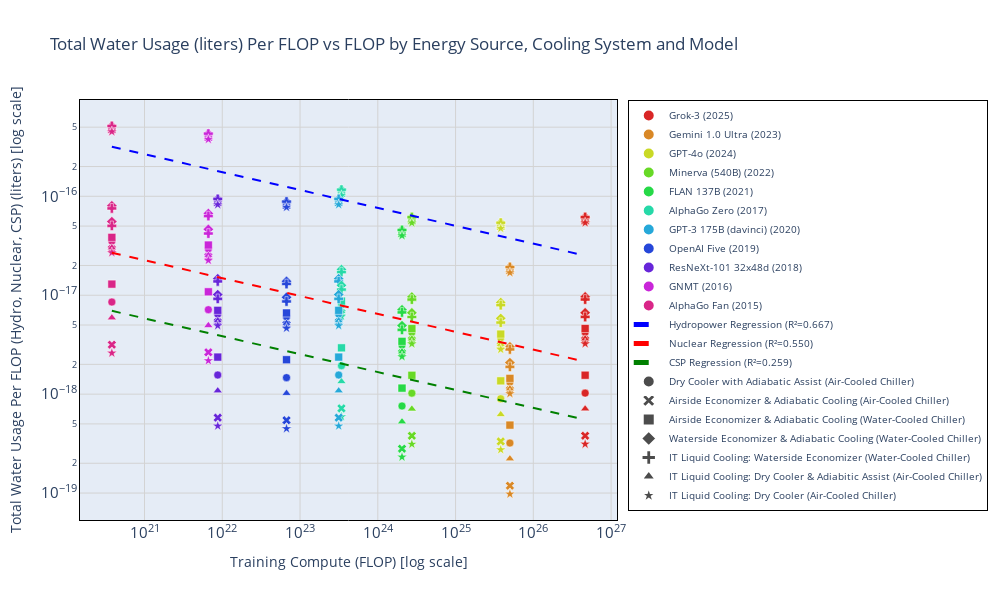

The code cell stored with this chart in its notebook:
### Code cell
fig = create_multi_scatter_plot(
    data=combined_notable,
    y_column=['Total Water Usage Per FLOP - Hydropower', 'Total Water Usage Per FLOP - Nuclear', 'Total Water Usage Per FLOP - CSP'],
    y_label=['Hydropower', 'Nuclear', 'CSP'],
    y_units='liters',
    y_title='Total Water Usage Per FLOP (Hydro, Nuclear, CSP)',
    plot_title='Total Water Usage (liters) Per FLOP vs FLOP by Energy Source, Cooling System and Model'
)
fig.show()
